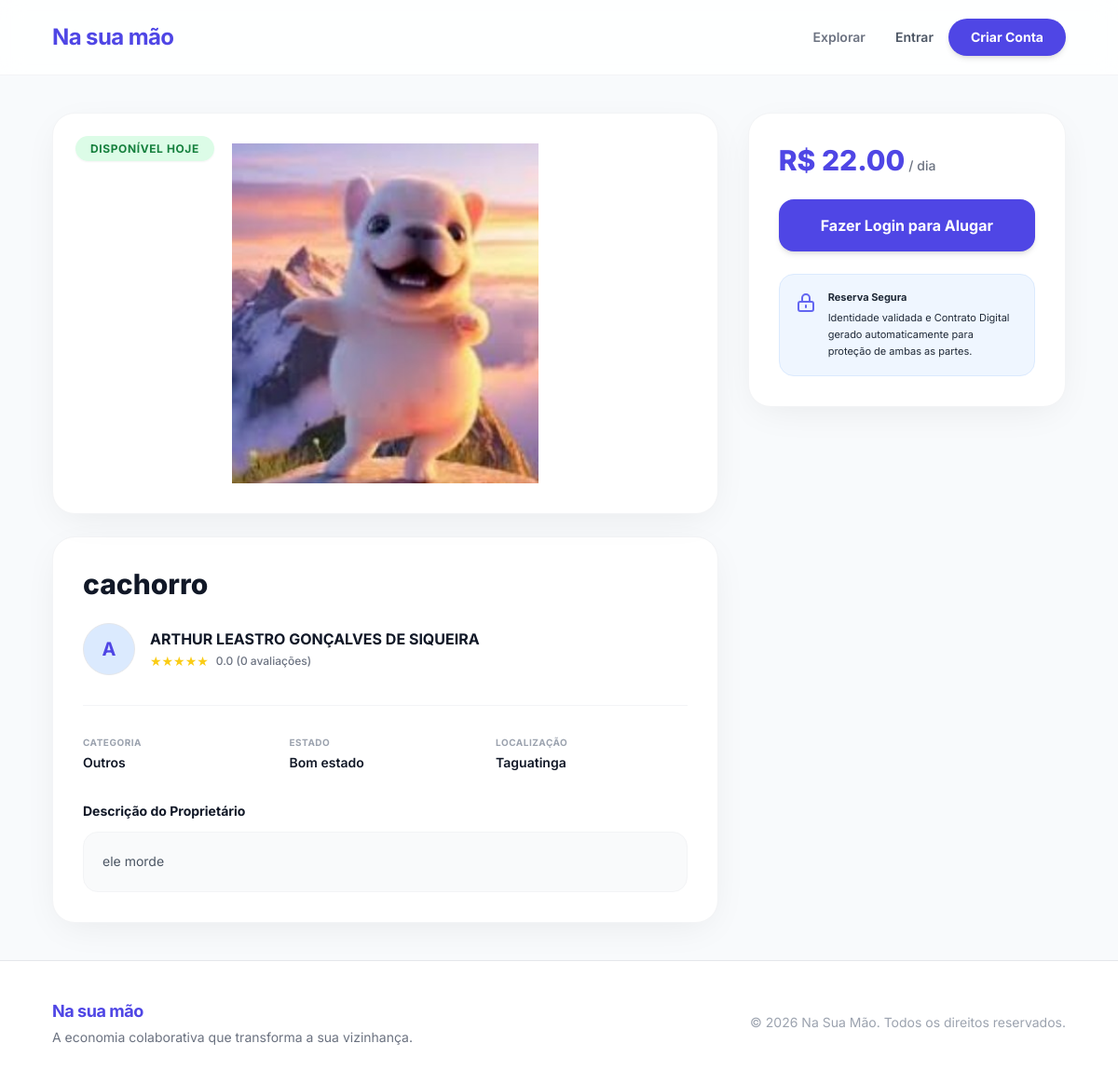
The page /ferramentas/1 on the database its author committed.
### models/models.py (models this page shows)
class Ferramenta(Base):
    __tablename__ = "ferramentas"
    id_ferramenta = Column(Integer, primary_key=True, index=True)
    id_locador = Column(Integer, ForeignKey("usuarios.id_usuario"), nullable=False)
    id_categoria = Column(Integer, ForeignKey("categorias.id_categoria"), nullable=False)
    titulo = Column(String(100), nullable=False)
    descricao = Column(Text, nullable=False)
    voltagem = Column(SAEnum(Voltagem), default=Voltagem.MANUAL)
    estado_conservacao = Column(SAEnum(EstadoConservacao), default=EstadoConservacao.BOM)
    preco_diaria = Column(Numeric(10, 2), nullable=False)
    status_ferramenta = Column(SAEnum(StatusFerramenta), default=StatusFerramenta.DISPONIVEL)
    foto1 = Column(String(255), nullable=True)
    foto2 = Column(String(255), nullable=True)
    foto3 = Column(String(255), nullable=True)
    foto4 = Column(String(255), nullable=True)
    foto5 = Column(String(255), nullable=True)
    locador = relationship("Usuario", back_populates="ferramentas")
    categoria = relationship("Categoria", back_populates="ferramentas")
    reservas = relationship("Reserva", back_populates="ferramenta")

class Usuario(Base):
    __tablename__ = "usuarios"
    id_usuario = Column(Integer, primary_key=True, index=True)
    nome = Column(String(100), nullable=False)
    email = Column(String(100), unique=True, index=True, nullable=False)
    senha = Column(String(255), nullable=False)
    cpf = Column(String(14), unique=True, nullable=False)
    cep = Column(String(9), nullable=True)
    telefone = Column(String(15), nullable=True)
    reputacao_acumulada = Column(Numeric(3, 1), default=0.0)
    tipo_perfil = Column(SAEnum(TipoPerfil), default=TipoPerfil.AMBOS)
    data_cadastro = Column(DateTime(timezone=True), server_default=func.now())
    latitude = Column(Float, nullable=True)
    longitude = Column(Float, nullable=True)
    data_nascimento = Column(Date, nullable=False)
    bairro = Column(String(100), nullable=True)
    endereco = Column(String(255), nullable=True)
    foto = Column(String(255), nullable=True)
    total_alugueis = Column(Integer, default=0)
    status_conta = Column(String(20), default="ativo")
    is_admin = Column(Boolean, default=False)
    ferramentas = relationship("Ferramenta", back_populates="locador")
    reservas_como_locatario = relationship("Reserva", back_populates="locatario", foreign_keys="Reserva.id_locatario")

class Categoria(Base):
    __tablename__ = "categorias"
    id_categoria = Column(Integer, primary_key=True, index=True)
    nome_categoria = Column(String(50), nullable=False)
    ferramentas = relationship("Ferramenta", back_populates="categoria")

### src/controllers/ferramenta_controller.py (the view)
@router.get("/ferramentas/{ferramenta_id}", response_class=HTMLResponse)
async def detalhe_ferramenta(request: Request, ferramenta_id: int, db: Session = Depends(get_db)):
    usuario = get_usuario_atual(request, db)
    ferramenta = db.query(Ferramenta).filter(Ferramenta.id_ferramenta == ferramenta_id).first()
    if not ferramenta:
        return RedirectResponse("/", status_code=302)
    avaliacoes_locador = db.query(Avaliacao).filter(
        Avaliacao.id_avaliado == ferramenta.id_locador
    ).order_by(Avaliacao.id_avaliacao.desc()).limit(5).all()
    return templates.TemplateResponse("ferramenta_detalhe.html", {
        "request": request, "usuario": usuario,
        "ferramenta": ferramenta, "avaliacoes_locador": avaliacoes_locador
    })

### templates/ferramenta_detalhe.html (shortened to what this page needs)
{% extends "base.html" %}
{% block content %}
<div class="grid grid-cols-1 lg:grid-cols-3 gap-8 items-start">
  <div class="lg:col-span-2 space-y-6">
    <div class="bg-white rounded-3xl shadow-soft border border-gray-100 p-8 relative">
      <div class="absolute top-6 left-6 z-10">
        <span class="bg-green-100 text-green-700 text-xs px-4 py-1.5 rounded-full font-bold uppercase tracking-wider shadow-sm">
          Disponível Hoje
        </span>
      </div>
      {% set fotos = [ferramenta.foto1, ferramenta.foto2, ferramenta.foto3, ferramenta.foto4, ferramenta.foto5] | select | list %}
      <div class="aspect-[4/3] sm:aspect-video flex items-center justify-center relative">
        {% if fotos %}
          <img id="foto-principal" src="{{ fotos[0] }}" class="w-full h-full object-contain max-h-[400px]">
        {% else %}
          <div class="text-8xl text-gray-200">🔧</div>
        {% endif %}
      </div>
    </div>
    <div class="bg-white rounded-3xl shadow-soft border border-gray-100 p-8">
      <h1 class="text-2xl md:text-3xl font-extrabold text-gray-900 mb-6">{{ ferramenta.titulo }}</h1>
      <div class="flex items-center gap-4 mb-8 pb-8 border-b border-gray-100">
        <div class="w-14 h-14 rounded-full bg-primary-100 text-primary-600 flex items-center justify-center text-xl font-bold border border-primary-200">
          {{ ferramenta.locador.nome[0].upper() }}
        </div>
        <div>
          <h3 class="font-bold text-gray-900">{{ ferramenta.locador.nome }}</h3>
          <div class="flex items-center gap-2 mt-0.5">
            <div class="flex text-yellow-400 text-sm">★★★★★</div>
            <span class="text-xs text-gray-500 font-medium">{{ "%.1f"|format(ferramenta.locador.reputacao_acumulada) }} ({{ ferramenta.locador.total_alugueis }} avaliações)</span>
          </div>
        </div>
      </div>
      <div class="grid grid-cols-3 gap-4 mb-8">
        <div>
          <p class="text-[10px] text-gray-400 uppercase font-bold tracking-wider mb-1">Categoria</p>
          <p class="text-sm font-semibold text-gray-900">{{ ferramenta.categoria.nome_categoria }}</p>
        </div>
        <div>
          <p class="text-[10px] text-gray-400 uppercase font-bold tracking-wider mb-1">Estado</p>
          <p class="text-sm font-semibold text-gray-900">{{ ferramenta.estado_conservacao.value }}</p>
        </div>
        <div>
          <p class="text-[10px] text-gray-400 uppercase font-bold tracking-wider mb-1">Localização</p>
          <p class="text-sm font-semibold text-gray-900">{% if ferramenta.locador.bairro %}{{ ferramenta.locador.bairro }}{% else %}A combinar{% endif %}</p>
        </div>
      </div>
      <h2 class="text-sm font-bold text-gray-900 mb-3">Descrição do Proprietário</h2>
      <div class="bg-gray-50 rounded-2xl p-5 border border-gray-100">
        <p class="text-gray-600 text-sm leading-relaxed whitespace-pre-line">{{ ferramenta.descricao }}</p>
      </div>
    </div>
  </div>
  <div class="lg:col-span-1 sticky top-24">
    <div class="bg-white rounded-3xl shadow-soft border border-gray-100 p-8">
      <div class="flex items-baseline gap-1 mb-6">
        <span class="text-3xl font-extrabold text-primary-600">R$ {{ "%.2f"|format(ferramenta.preco_diaria) }}</span>
        <span class="text-sm font-medium text-gray-500">/ dia</span>
      </div>
      {% if usuario %}
        {% if usuario.id_usuario != ferramenta.id_locador %}
          <form method="POST" action="/reservas/solicitar" class="space-y-5">
            <input type="hidden" name="ferramenta_id" value="{{ ferramenta.id_ferramenta }}">
            <div class="grid grid-cols-2 gap-3">
              <div>
                <label class="block text-[10px] font-bold text-gray-400 uppercase tracking-wider mb-2">Retirada</label>
                <input type="date" name="data_inicio" id="data_inicio" required class="w-full border border-gray-200 rounded-xl px-3 py-2.5 text-sm focus:ring-2 focus:ring-primary-500 outline-none transition bg-white shadow-sm text-gray-700">
              </div>
              <div>
                <label class="block text-[10px] font-bold text-gray-400 uppercase tracking-wider mb-2">Devolução</label>
                <input type="date" name="data_fim" id="data_fim" required class="w-full border border-gray-200 rounded-xl px-3 py-2.5 text-sm focus:ring-2 focus:ring-primary-500 outline-none transition bg-white shadow-sm text-gray-700">
              </div>
            </div>
            <button type="submit" class="w-full bg-primary-600 hover:bg-primary-700 text-white py-4 rounded-2xl font-bold text-base transition-all shadow-md hover:shadow-lg transform hover:-translate-y-0.5">
              Solicitar Reserva
            </button>
          </form>
        {% else %}
          <div class="bg-gray-50 rounded-2xl p-6 text-center border border-gray-100">
            <p class="text-sm text-gray-700 font-medium">Você é o dono deste anúncio.</p>
            <a href="/minhas-ferramentas" class="text-primary-600 text-sm hover:underline mt-2 inline-block font-bold">Ver meu catálogo →</a>
          </div>
        {% endif %}
      {% else %}
        <a href="/login" class="block text-center w-full bg-primary-600 hover:bg-primary-700 text-white py-4 rounded-2xl font-bold text-base transition-all shadow-md">
          Fazer Login para Alugar
        </a>
      {% endif %}
      <div class="mt-6 bg-primary-50 rounded-2xl p-4 border border-primary-100 flex gap-3">
        <svg class="w-6 h-6 text-primary-500 flex-shrink-0 mt-0.5" fill="none" stroke="currentColor" viewBox="0 0 24 24"><path stroke-linecap="round" stroke-linejoin="round" stroke-width="2" d="M12 15v2m-6 4h12a2 2 0 002-2v-6a2 2 0 00-2-2H6a2 2 0 00-2 2v6a2 2 0 002 2zm10-10V7a4 4 0 00-8 0v4h8z"></path></svg>
        <p class="text-[11px] text-primary-800 leading-relaxed">
          <strong class="block mb-1">Reserva Segura</strong>
          Identidade validada e Contrato Digital gerado automaticamente para proteção de ambas as partes.
        </p>
      </div>
    </div>
  </div>
</div>
{% endblock %}

### templates/base.html (shortened to what this page needs)
<!DOCTYPE html>
<html lang="pt-PT">
<head>
  <script src="https://cdn.tailwindcss.com"></script>
</head>
<body class="bg-[#f8fafc] flex flex-col min-h-screen font-sans text-gray-800 antialiased selection:bg-primary-100 selection:text-primary-700">
<nav class="bg-white/85 backdrop-blur-md border-b border-gray-100 sticky top-0 z-50 transition-all duration-300">
  <div class="max-w-6xl mx-auto px-4 sm:px-6 lg:px-8">
    <div class="flex justify-between items-center h-20">
      <a href="/" class="flex items-center gap-2 text-2xl font-bold text-primary-600 hover:text-primary-700 transition tracking-tight">
        Na sua mão
      </a>
      <div class="hidden md:flex items-center gap-8">
        <a href="/" class="text-sm font-semibold text-gray-500 hover:text-primary-600 transition-colors">Explorar</a>
        {% if usuario %}
          <a href="/minhas-ferramentas" class="text-sm font-semibold text-gray-500 hover:text-primary-600 transition-colors">Minhas Ferramentas</a>
          <a href="/meus-alugueis" class="text-sm font-semibold text-gray-500 hover:text-primary-600 transition-colors">Meus Aluguéis</a>
          {% if usuario.is_admin %}
            <a href="/admin/" class="text-xs font-bold text-red-500 hover:text-red-600 bg-red-50 px-3 py-1.5 rounded-full transition-colors tracking-wide uppercase">⚙️ Admin</a>
          {% endif %}
          <div class="relative group ml-2">
            <button class="flex items-center gap-3 hover:bg-gray-50 p-1.5 pr-4 rounded-full border border-transparent hover:border-gray-200 transition-all cursor-pointer">
              <div class="w-9 h-9 rounded-full bg-gradient-to-tr from-primary-600 to-primary-500 text-white flex items-center justify-center font-bold text-sm shadow-md">
                {{ usuario.nome[0].upper() }}
              </div>
              <span class="text-sm font-semibold text-gray-700">{{ usuario.nome.split()[0] }}</span>
              <svg class="w-4 h-4 text-gray-400" fill="none" stroke="currentColor" viewBox="0 0 24 24"><path stroke-linecap="round" stroke-linejoin="round" stroke-width="2" d="M19 9l-7 7-7-7"></path></svg>
            </button>
            <div class="absolute right-0 mt-2 w-56 bg-white rounded-2xl shadow-soft border border-gray-100 opacity-0 invisible group-hover:opacity-100 group-hover:visible transition-all duration-200 transform origin-top-right translate-y-2 group-hover:translate-y-0">
              <div class="p-2">
                <a href="/perfil" class="flex items-center gap-2 px-4 py-2.5 text-sm font-medium text-gray-700 hover:bg-primary-50 hover:text-primary-600 rounded-xl transition-colors">Meu Perfil</a>
                <div class="h-px bg-gray-100 my-1"></div>
                <a href="/logout" class="flex items-center gap-2 px-4 py-2.5 text-sm font-medium text-red-600 hover:bg-red-50 rounded-xl transition-colors">Sair</a>
              </div>
            </div>
          </div>
        {% else %}
          <div class="flex items-center gap-4">
            <a href="/login" class="text-sm font-semibold text-gray-600 hover:text-primary-600 transition-colors">Entrar</a>
            <a href="/cadastro" class="bg-primary-600 hover:bg-primary-700 text-white px-6 py-2.5 rounded-full text-sm font-bold transition-all shadow-md hover:shadow-lg transform hover:-translate-y-0.5">
              Criar Conta
            </a>
          </div>
        {% endif %}
      </div>
    </div>
  </div>
</nav>
<main class="flex-grow max-w-6xl mx-auto w-full px-4 sm:px-6 lg:px-8 py-10">
  {% block content %}{% endblock %}
</main>
<footer class="bg-white border-t border-gray-200 mt-auto py-10">
  <div class="max-w-6xl mx-auto px-4 sm:px-6 lg:px-8 flex flex-col md:flex-row justify-between items-center gap-6">
    <div class="text-center md:text-left">
      <p class="font-bold text-lg text-primary-600 mb-1 tracking-tight">Na sua mão</p>
      <p class="text-gray-500 text-sm">A economia colaborativa que transforma a sua vizinhança.</p>
    </div>
    <div class="text-gray-400 text-sm text-center md:text-right">
      <p>© 2026 Na Sua Mão. Todos os direitos reservados.</p>
    </div>
  </div>
</footer>
</body>
</html>

### rows shown on the page
Ferramenta: titulo "cachorro", estado_conservacao.value "Bom estado", descricao "ele morde", preco_diaria "22.00"
Usuario: locador "A", locador.nome "ARTHUR LEASTRO GONÇALVES DE SIQUEIRA", locador.reputacao_acumulada "0.0", locador.total_alugueis "0", locador.bairro "Taguatinga"
Categoria: categoria.nome_categoria "Outros"
